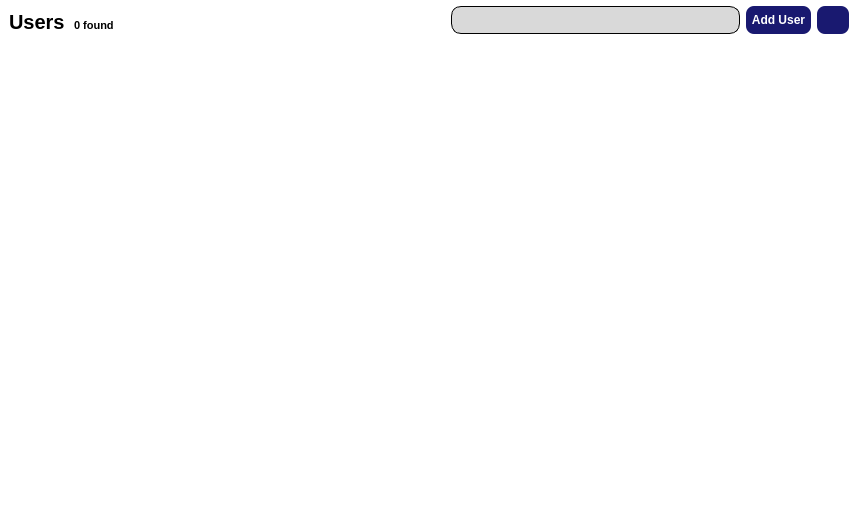
<?xml version="1.0" encoding="UTF-8"?>
<ui version="4.0">
 <class>root_frame</class>
 <widget class="QFrame" name="root_frame">
  <property name="geometry">
   <rect>
    <x>0</x>
    <y>0</y>
    <width>858</width>
    <height>505</height>
   </rect>
  </property>
  <property name="windowTitle">
   <string>Frame</string>
  </property>
  <property name="styleSheet">
   <string notr="true">#root_frame
{
	background-color: white;
	border-radius: 10px;
	padding-bottom: 10px;
}</string>
  </property>
  <layout class="QVBoxLayout" name="verticalLayout">
   <property name="spacing">
    <number>0</number>
   </property>
   <property name="leftMargin">
    <number>0</number>
   </property>
   <property name="topMargin">
    <number>0</number>
   </property>
   <property name="rightMargin">
    <number>0</number>
   </property>
   <property name="bottomMargin">
    <number>0</number>
   </property>
   <item>
    <widget class="QFrame" name="list_header">
     <property name="sizePolicy">
      <sizepolicy hsizetype="Preferred" vsizetype="Maximum">
       <horstretch>0</horstretch>
       <verstretch>0</verstretch>
      </sizepolicy>
     </property>
     <layout class="QVBoxLayout" name="verticalLayout_3">
      <property name="spacing">
       <number>0</number>
      </property>
      <property name="leftMargin">
       <number>0</number>
      </property>
      <property name="topMargin">
       <number>6</number>
      </property>
      <property name="rightMargin">
       <number>0</number>
      </property>
      <property name="bottomMargin">
       <number>6</number>
      </property>
      <item>
       <layout class="QHBoxLayout" name="header_table">
        <property name="spacing">
         <number>6</number>
        </property>
        <property name="leftMargin">
         <number>9</number>
        </property>
        <property name="rightMargin">
         <number>9</number>
        </property>
        <item alignment="Qt::AlignBottom">
         <widget class="QLabel" name="users_title">
          <property name="sizePolicy">
           <sizepolicy hsizetype="Maximum" vsizetype="Preferred">
            <horstretch>0</horstretch>
            <verstretch>0</verstretch>
           </sizepolicy>
          </property>
          <property name="font">
           <font>
            <pointsize>15</pointsize>
            <bold>true</bold>
           </font>
          </property>
          <property name="text">
           <string>Users</string>
          </property>
         </widget>
        </item>
        <item alignment="Qt::AlignBottom">
         <widget class="QLabel" name="x_found">
          <property name="font">
           <font>
            <pointsize>8</pointsize>
            <bold>true</bold>
           </font>
          </property>
          <property name="styleSheet">
           <string notr="true">#x_found
{
	padding-bottom: 2px;
}</string>
          </property>
          <property name="text">
           <string>0 found</string>
          </property>
         </widget>
        </item>
        <item>
         <spacer name="spacer">
          <property name="orientation">
           <enum>Qt::Horizontal</enum>
          </property>
          <property name="sizeHint" stdset="0">
           <size>
            <width>40</width>
            <height>20</height>
           </size>
          </property>
         </spacer>
        </item>
        <item>
         <widget class="QPushButton" name="filters_button">
          <property name="sizePolicy">
           <sizepolicy hsizetype="Maximum" vsizetype="Maximum">
            <horstretch>0</horstretch>
            <verstretch>0</verstretch>
           </sizepolicy>
          </property>
          <property name="cursor">
           <cursorShape>PointingHandCursor</cursorShape>
          </property>
          <property name="styleSheet">
           <string notr="true">#filters_button
{
	border: none;
}
#filters_button:pressed
{	
	background-color: transparent;
}</string>
          </property>
          <property name="text">
           <string/>
          </property>
          <property name="icon">
           <iconset resource="../MainResourceFile.qrc">
            <normaloff>:/BlackIcons/data/icons/BlackIcons/filter.svg</normaloff>:/BlackIcons/data/icons/BlackIcons/filter.svg</iconset>
          </property>
          <property name="iconSize">
           <size>
            <width>24</width>
            <height>24</height>
           </size>
          </property>
          <property name="flat">
           <bool>true</bool>
          </property>
         </widget>
        </item>
        <item>
         <widget class="QFrame" name="search_frame">
          <property name="sizePolicy">
           <sizepolicy hsizetype="Expanding" vsizetype="Maximum">
            <horstretch>0</horstretch>
            <verstretch>0</verstretch>
           </sizepolicy>
          </property>
          <property name="minimumSize">
           <size>
            <width>0</width>
            <height>28</height>
           </size>
          </property>
          <property name="maximumSize">
           <size>
            <width>400</width>
            <height>28</height>
           </size>
          </property>
          <property name="styleSheet">
           <string notr="true">#search_frame
{
	background-color: #D9D9D9;
	border: 1px solid #000000;
	border-radius: 10px;
}</string>
          </property>
          <property name="frameShape">
           <enum>QFrame::StyledPanel</enum>
          </property>
          <property name="frameShadow">
           <enum>QFrame::Raised</enum>
          </property>
          <layout class="QHBoxLayout" name="horizontalLayout">
           <property name="spacing">
            <number>0</number>
           </property>
           <property name="leftMargin">
            <number>0</number>
           </property>
           <property name="topMargin">
            <number>0</number>
           </property>
           <property name="rightMargin">
            <number>0</number>
           </property>
           <property name="bottomMargin">
            <number>0</number>
           </property>
           <item>
            <widget class="QLineEdit" name="search_text">
             <property name="sizePolicy">
              <sizepolicy hsizetype="Expanding" vsizetype="Maximum">
               <horstretch>0</horstretch>
               <verstretch>0</verstretch>
              </sizepolicy>
             </property>
             <property name="font">
              <font>
               <pointsize>12</pointsize>
              </font>
             </property>
             <property name="styleSheet">
              <string notr="true">#search_text
{
	background-color: transparent;
	border: none;
	color: black;
	padding-left: 5px;
}</string>
             </property>
            </widget>
           </item>
           <item alignment="Qt::AlignRight">
            <widget class="QPushButton" name="search_button">
             <property name="sizePolicy">
              <sizepolicy hsizetype="Maximum" vsizetype="Fixed">
               <horstretch>0</horstretch>
               <verstretch>0</verstretch>
              </sizepolicy>
             </property>
             <property name="cursor">
              <cursorShape>PointingHandCursor</cursorShape>
             </property>
             <property name="styleSheet">
              <string notr="true">#search_button:pressed
{
	background-color: transparent;
}</string>
             </property>
             <property name="text">
              <string/>
             </property>
             <property name="icon">
              <iconset resource="../MainResourceFile.qrc">
               <normaloff>:/BlackIcons/data/icons/BlackIcons/search.svg</normaloff>:/BlackIcons/data/icons/BlackIcons/search.svg</iconset>
             </property>
             <property name="iconSize">
              <size>
               <width>24</width>
               <height>24</height>
              </size>
             </property>
             <property name="flat">
              <bool>true</bool>
             </property>
            </widget>
           </item>
          </layout>
         </widget>
        </item>
        <item>
         <widget class="QPushButton" name="add_user_button">
          <property name="sizePolicy">
           <sizepolicy hsizetype="Minimum" vsizetype="Maximum">
            <horstretch>0</horstretch>
            <verstretch>0</verstretch>
           </sizepolicy>
          </property>
          <property name="minimumSize">
           <size>
            <width>65</width>
            <height>28</height>
           </size>
          </property>
          <property name="font">
           <font>
            <bold>true</bold>
           </font>
          </property>
          <property name="cursor">
           <cursorShape>PointingHandCursor</cursorShape>
          </property>
          <property name="styleSheet">
           <string notr="true">#add_user_button
{
	background-color: #191970;
	color: white;
	border: none;
	border-radius: 8px;
}</string>
          </property>
          <property name="text">
           <string>Add User</string>
          </property>
          <property name="flat">
           <bool>true</bool>
          </property>
         </widget>
        </item>
        <item>
         <widget class="QPushButton" name="refresh_button">
          <property name="sizePolicy">
           <sizepolicy hsizetype="Preferred" vsizetype="Maximum">
            <horstretch>0</horstretch>
            <verstretch>0</verstretch>
           </sizepolicy>
          </property>
          <property name="minimumSize">
           <size>
            <width>28</width>
            <height>28</height>
           </size>
          </property>
          <property name="cursor">
           <cursorShape>PointingHandCursor</cursorShape>
          </property>
          <property name="styleSheet">
           <string notr="true">#refresh_button
{
	background-color: #191970;
	color: white;
	border: none;
	border-radius: 8px;
}</string>
          </property>
          <property name="text">
           <string/>
          </property>
          <property name="icon">
           <iconset resource="../MainResourceFile.qrc">
            <normaloff>:/WhiteIcons/data/icons/WhiteIcons/refresh-cw.svg</normaloff>:/WhiteIcons/data/icons/WhiteIcons/refresh-cw.svg</iconset>
          </property>
          <property name="flat">
           <bool>true</bool>
          </property>
         </widget>
        </item>
       </layout>
      </item>
     </layout>
    </widget>
   </item>
   <item>
    <widget class="QScrollArea" name="table_scroll_area">
     <property name="styleSheet">
      <string notr="true">#table_scroll_area
{
	border: none;
}</string>
     </property>
     <property name="widgetResizable">
      <bool>true</bool>
     </property>
     <widget class="QWidget" name="scroll_area_data_container">
      <property name="geometry">
       <rect>
        <x>0</x>
        <y>0</y>
        <width>858</width>
        <height>453</height>
       </rect>
      </property>
      <property name="styleSheet">
       <string notr="true">#scroll_area_data_container
{
	background-color: white;
}</string>
      </property>
      <layout class="QVBoxLayout" name="scroll_area_data_container_layout">
       <property name="spacing">
        <number>0</number>
       </property>
       <property name="leftMargin">
        <number>0</number>
       </property>
       <property name="topMargin">
        <number>0</number>
       </property>
       <property name="rightMargin">
        <number>0</number>
       </property>
       <property name="bottomMargin">
        <number>0</number>
       </property>
       <item>
        <widget class="QTableView" name="table_view">
         <property name="styleSheet">
          <string notr="true">#table_view
{
	border: none;
}
</string>
         </property>
        </widget>
       </item>
      </layout>
     </widget>
    </widget>
   </item>
  </layout>
 </widget>
 <resources>
  <include location="../MainResourceFile.qrc"/>
 </resources>
 <connections/>
</ui>
